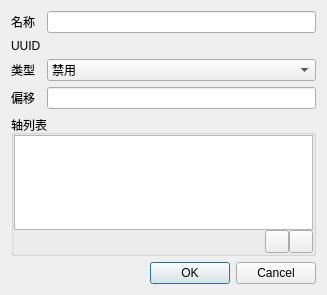
<?xml version="1.0" encoding="UTF-8"?>
<ui version="4.0">
 <class>DialogEndPointOptions</class>
 <widget class="QDialog" name="DialogEndPointOptions">
  <property name="geometry">
   <rect>
    <x>0</x>
    <y>0</y>
    <width>327</width>
    <height>295</height>
   </rect>
  </property>
  <property name="windowTitle">
   <string>编辑机械臂</string>
  </property>
  <layout class="QFormLayout" name="formLayout">
   <item row="0" column="0">
    <widget class="QLabel" name="nameTitle">
     <property name="text">
      <string>名称</string>
     </property>
    </widget>
   </item>
   <item row="0" column="1">
    <widget class="QLineEdit" name="name"/>
   </item>
   <item row="2" column="0">
    <widget class="QLabel" name="uuidTitle">
     <property name="text">
      <string>UUID</string>
     </property>
    </widget>
   </item>
   <item row="2" column="1">
    <widget class="QLabel" name="uuid"/>
   </item>
   <item row="3" column="0">
    <widget class="QLabel" name="typeTitle">
     <property name="text">
      <string>类型</string>
     </property>
    </widget>
   </item>
   <item row="3" column="1">
    <widget class="QComboBox" name="type">
     <item>
      <property name="text">
       <string>禁用</string>
      </property>
     </item>
     <item>
      <property name="text">
       <string>直角座标机械手</string>
      </property>
     </item>
    </widget>
   </item>
   <item row="4" column="0">
    <widget class="QLabel" name="offsetTitle">
     <property name="text">
      <string>偏移</string>
     </property>
    </widget>
   </item>
   <item row="4" column="1">
    <widget class="QLineEdit" name="offset"/>
   </item>
   <item row="5" column="0" colspan="2">
    <widget class="QGroupBox" name="groupBox">
     <property name="title">
      <string>轴列表</string>
     </property>
     <layout class="QGridLayout" name="gridLayout">
      <property name="leftMargin">
       <number>0</number>
      </property>
      <property name="topMargin">
       <number>0</number>
      </property>
      <property name="rightMargin">
       <number>0</number>
      </property>
      <property name="bottomMargin">
       <number>0</number>
      </property>
      <property name="spacing">
       <number>0</number>
      </property>
      <item row="0" column="0">
       <widget class="QListWidget" name="axes"/>
      </item>
      <item row="1" column="0">
       <layout class="QHBoxLayout" name="horizontalLayout">
        <property name="spacing">
         <number>0</number>
        </property>
        <item>
         <spacer name="horizontalSpacer">
          <property name="orientation">
           <enum>Qt::Horizontal</enum>
          </property>
          <property name="sizeHint" stdset="0">
           <size>
            <width>40</width>
            <height>20</height>
           </size>
          </property>
         </spacer>
        </item>
        <item>
         <widget class="QToolButton" name="add">
          <property name="icon">
           <iconset resource="../../../Resources/Resources.qrc">
            <normaloff>:/icons/plus.png</normaloff>:/icons/plus.png</iconset>
          </property>
         </widget>
        </item>
        <item>
         <widget class="QToolButton" name="remove">
          <property name="icon">
           <iconset resource="../../../Resources/Resources.qrc">
            <normaloff>:/icons/minus.png</normaloff>:/icons/minus.png</iconset>
          </property>
         </widget>
        </item>
       </layout>
      </item>
     </layout>
    </widget>
   </item>
   <item row="7" column="1">
    <widget class="QDialogButtonBox" name="buttonBox">
     <property name="orientation">
      <enum>Qt::Horizontal</enum>
     </property>
     <property name="standardButtons">
      <set>QDialogButtonBox::Cancel|QDialogButtonBox::Ok</set>
     </property>
    </widget>
   </item>
  </layout>
 </widget>
 <resources>
  <include location="../../../Resources/Resources.qrc"/>
 </resources>
 <connections>
  <connection>
   <sender>buttonBox</sender>
   <signal>accepted()</signal>
   <receiver>DialogEndPointOptions</receiver>
   <slot>accept()</slot>
   <hints>
    <hint type="sourcelabel">
     <x>248</x>
     <y>254</y>
    </hint>
    <hint type="destinationlabel">
     <x>157</x>
     <y>274</y>
    </hint>
   </hints>
  </connection>
  <connection>
   <sender>buttonBox</sender>
   <signal>rejected()</signal>
   <receiver>DialogEndPointOptions</receiver>
   <slot>reject()</slot>
   <hints>
    <hint type="sourcelabel">
     <x>316</x>
     <y>260</y>
    </hint>
    <hint type="destinationlabel">
     <x>286</x>
     <y>274</y>
    </hint>
   </hints>
  </connection>
 </connections>
</ui>
